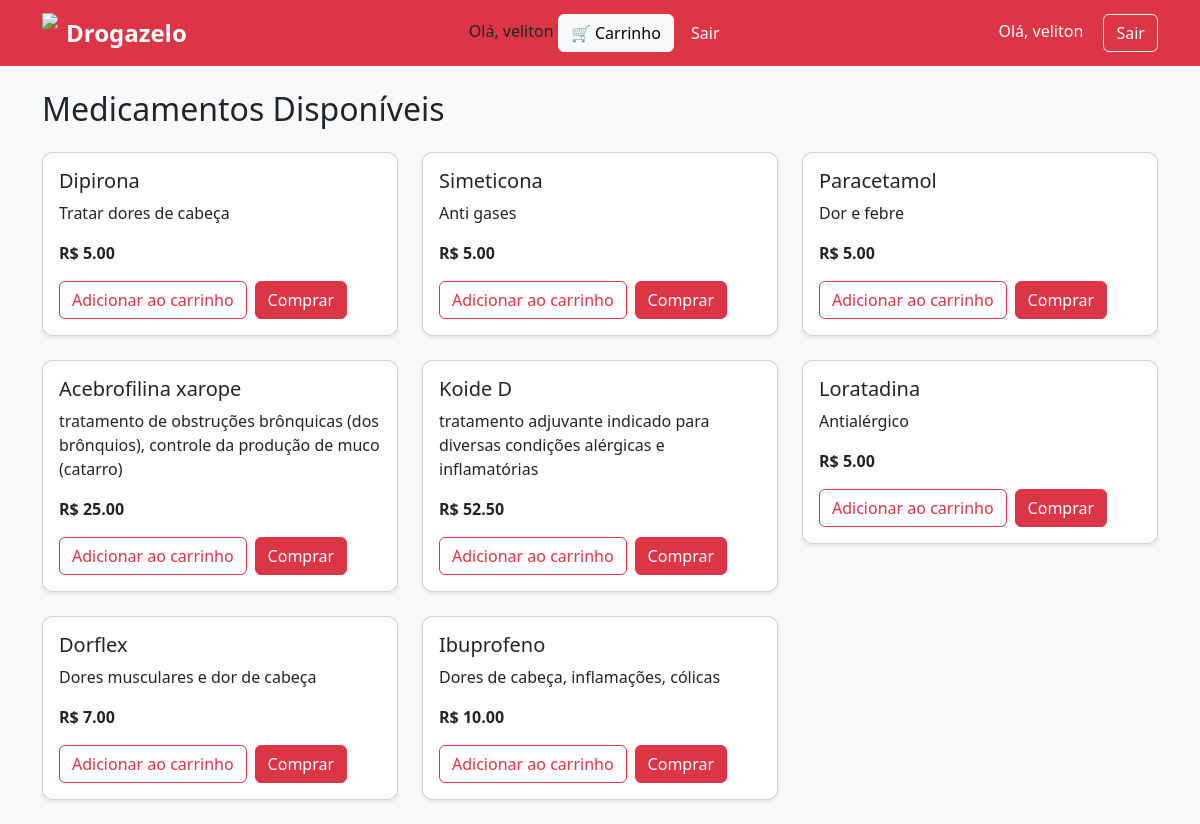
/ (signed in), run on the app's committed database.
### produtos/models.py (models this page shows, shortened)
class Produto(models.Model):
    nome = models.CharField(max_length=100)
    descricao = models.TextField()
    preco = models.DecimalField(max_digits=8, decimal_places=2)
    estoque = models.IntegerField()

### produtos/views.py (the view)
# urls.py: path('', lista_produtos, name='lista_produtos'),
def lista_produtos(request):
    produtos = Produto.objects.all()
    return render(request, 'produtos/lista.html', {'produtos': produtos})

### templates/produtos/lista.html
{% extends 'base.html' %}
{% block conteudo %}
<h2 class="mb-4">Medicamentos Disponíveis</h2>
<div class="row">
  {% for produto in produtos %}
    <div class="col-md-4">
      <div class="card mb-4 shadow-sm">
        <div class="card-body">
          <h5 class="card-title">{{ produto.nome }}</h5>
          <p class="card-text">{{ produto.descricao }}</p>
          <p class="fw-bold">R$ {{ produto.preco }}</p>
          {% if user.is_authenticated %}
            <div class="d-flex gap-2">
              <a href="/adicionar/{{ produto.id }}/" class="btn btn-outline-danger">
                Adicionar ao carrinho
              </a>
              <a href="/comprar/{{ produto.id }}/" class="btn btn-danger">
                Comprar
              </a>
            </div>
          {% else %}
            <a href="/login/" class="btn btn-secondary">
              Faça login para comprar
            </a>
          {% endif %}
        </div>
      </div>
    </div>
  {% empty %}
    <p>Nenhum produto cadastrado.</p>
  {% endfor %}
</div>
{% endblock %}

### templates/base.html (shortened to what this page needs)
{% load static %}
<!DOCTYPE html>
<html lang="pt-br">
<head>
    <link href="https://cdn.jsdelivr.net/npm/bootstrap@5.3.2/dist/css/bootstrap.min.css" rel="stylesheet">
    <link rel="stylesheet" href="{% static 'css/style.css' %}">
</head>
<body>
<nav class="navbar navbar-expand-lg navbar-dark bg-danger">
  <div class="container">
    <a class="navbar-brand d-flex align-items-center" href="/">
        <img src="{% static 'images/logo.png' %}" height="40" class="me-2">
        Drogazelo
    </a>
<div class="topo">
  <span>Olá, {{ user.username }}</span>
  <a href="{% url 'ver_carrinho' %}" class="btn btn-light">
      🛒 Carrinho
  </a>
  <a href="{% url 'logout' %}" class="btn btn-danger">Sair</a>
</div>
    <div>
    {% if user.is_authenticated %}
        <span class="text-white me-3">
            Olá, {{ user.username }}
        </span>
        <a href="/logout/" class="btn btn-outline-light">Sair</a>
    {% else %}
        <a href="/login/" class="btn btn-outline-light me-2">Login</a>
        <a href="/cadastro/" class="btn btn-light text-danger">Cadastrar</a>
    {% endif %}
</div>
  </div>
</nav>
<div class="container mt-4">
    {% block conteudo %}{% endblock %}
</div>
</body>
</html>

### static/css/style.css (style rules this page uses)
body { background-color: #f8f9fa; }
.navbar-brand { font-weight: bold; font-size: 1.5rem; }
.card { border-radius: 10px; }

### data on the page
Produto: nome "Dipirona", descricao "Tratar dores de cabeça", preco "5.00"
Produto: nome "Simeticona", descricao "Anti gases", preco "5.00"
Produto: nome "Paracetamol", descricao "Dor e febre", preco "5.00"
Produto: nome "Acebrofilina xarope", descricao "tratamento de obstruções brônquicas (dos brônquios), controle da produção de muco (catarro)", preco "25.00"
Produto: nome "Koide D", descricao "tratamento adjuvante indicado para diversas condições alérgicas e inflamatórias", preco "52.50"
Produto: nome "Loratadina", descricao "Antialérgico", preco "5.00"
Produto: nome "Dorflex", descricao "Dores musculares e dor de cabeça", preco "7.00"
Produto: nome "Ibuprofeno", descricao "Dores de cabeça, inflamações, cólicas", preco "10.00"

### other printed values
{{ user.username }} "veliton"
